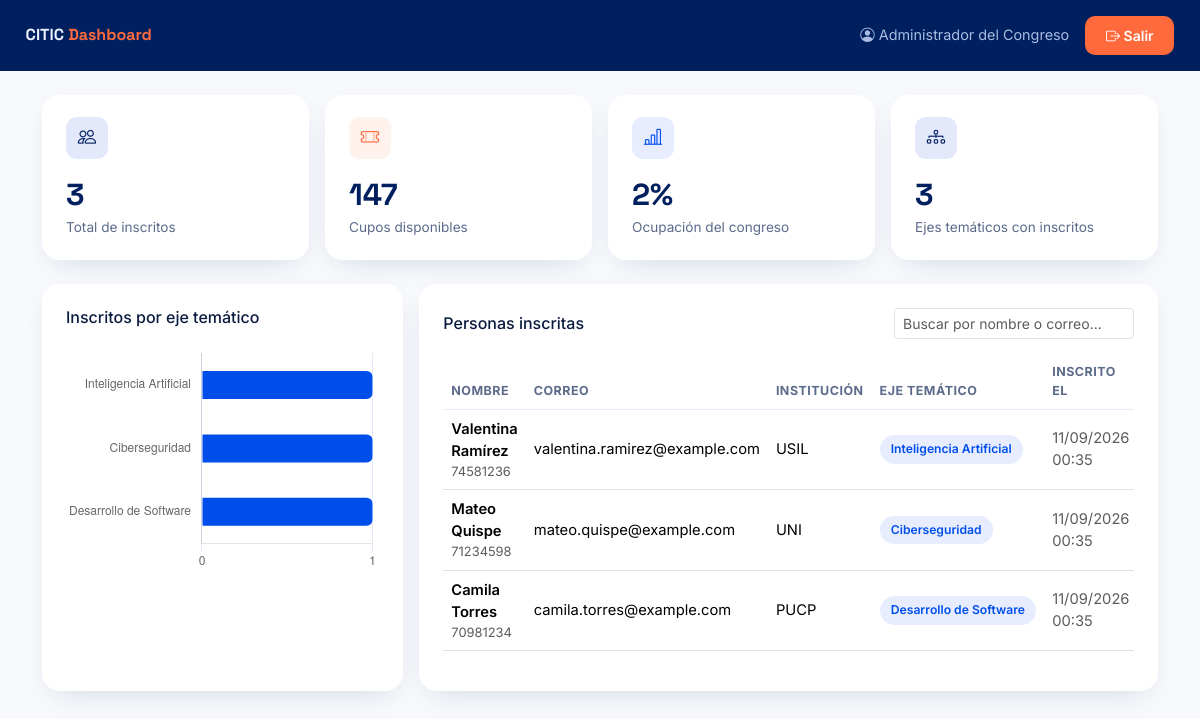
The app's page /admin/dashboard.php (signed in) with its own data.
### tables this page shows
CREATE TABLE IF NOT EXISTS inscritos (
    id              INT AUTO_INCREMENT PRIMARY KEY,
    nombres         VARCHAR(100)        NOT NULL,
    apellidos       VARCHAR(100)        NOT NULL,
    email           VARCHAR(150)        NOT NULL,
    documento       VARCHAR(20)         NOT NULL,
    institucion     VARCHAR(150)        NOT NULL,
    telefono        VARCHAR(20)         NULL,
    eje_tematico    VARCHAR(60)         NOT NULL,
    fecha_inscripcion DATETIME          NOT NULL DEFAULT CURRENT_TIMESTAMP,
    UNIQUE KEY uq_inscritos_email (email)
);

### admin/dashboard.php (the view, shortened to what this page needs)
<?php
require_once __DIR__ . '/../config.php';
$totalInscritos = (int) $conexion->query('SELECT COUNT(*) AS total FROM inscritos')->fetch_assoc()['total'];
$cuposDisponibles = max(0, CUPO_MAXIMO - $totalInscritos);
$porcentajeOcupacion = CUPO_MAXIMO > 0 ? round(($totalInscritos / CUPO_MAXIMO) * 100) : 0;
$porEje = [];
$res = $conexion->query('SELECT eje_tematico, COUNT(*) AS total FROM inscritos GROUP BY eje_tematico ORDER BY total DESC');
while ($fila = $res->fetch_assoc()) {
    $porEje[] = $fila;
}
$inscritos = $conexion->query('SELECT nombres, apellidos, email, documento, institucion, telefono, eje_tematico, fecha_inscripcion
                                FROM inscritos ORDER BY fecha_inscripcion DESC')->fetch_all(MYSQLI_ASSOC);
?>
<!DOCTYPE html>
<html lang="es">
<head>
<link rel="stylesheet" href="https://cdn.jsdelivr.net/npm/bootstrap@5.3.3/dist/css/bootstrap.min.css">
<link rel="stylesheet" href="https://cdn.jsdelivr.net/npm/bootstrap-icons@1.11.3/font/bootstrap-icons.css">
<link rel="stylesheet" href="../assets/css/style.css">
</head>
<body class="admin-shell">
<div class="admin-topbar">
  <div class="brand">CITIC <span class="acento">Dashboard</span></div>
  <div class="d-flex align-items-center gap-3">
    <span class="d-none d-sm-inline" style="color:#a9bde3; font-size:0.9rem;">
      <i class="bi bi-person-circle"></i> <?= htmlspecialchars($_SESSION['admin_nombre']) ?>
    </span>
    <a href="logout.php" class="btn btn-sm btn-naranja"><i class="bi bi-box-arrow-right"></i> Salir</a>
  </div>
</div>
<div class="container py-4">
  <div class="row g-3 mb-4">
    <div class="col-sm-6 col-lg-3">
      <div class="kpi-card">
        <div class="kpi-icon navy"><i class="bi bi-people"></i></div>
        <div class="kpi-value"><?= $totalInscritos ?></div>
        <div class="kpi-label">Total de inscritos</div>
      </div>
    </div>
    <div class="col-sm-6 col-lg-3">
      <div class="kpi-card">
        <div class="kpi-icon orange"><i class="bi bi-ticket-perforated"></i></div>
        <div class="kpi-value"><?= $cuposDisponibles ?></div>
        <div class="kpi-label">Cupos disponibles</div>
      </div>
    </div>
    <div class="col-sm-6 col-lg-3">
      <div class="kpi-card">
        <div class="kpi-icon blue"><i class="bi bi-bar-chart-line"></i></div>
        <div class="kpi-value"><?= $porcentajeOcupacion ?>%</div>
        <div class="kpi-label">Ocupación del congreso</div>
      </div>
    </div>
    <div class="col-sm-6 col-lg-3">
      <div class="kpi-card">
        <div class="kpi-icon navy"><i class="bi bi-diagram-3"></i></div>
        <div class="kpi-value"><?= count($porEje) ?></div>
        <div class="kpi-label">Ejes temáticos con inscritos</div>
      </div>
    </div>
  </div>
  <div class="row g-3 mb-4">
    <div class="col-lg-4">
      <div class="admin-card h-100">
        <h6 class="mb-3">Inscritos por eje temático</h6>
        <?php if (empty($porEje)): ?>
          <p class="text-muted small mb-0">Todavía no hay inscritos.</p>
        <?php else: ?>
          <canvas id="graficoEjes" height="220"></canvas>
        <?php endif; ?>
      </div>
    </div>
    <div class="col-lg-8">
      <div class="admin-card h-100">
        <div class="d-flex justify-content-between align-items-center mb-3 flex-wrap gap-2">
          <h6 class="mb-0">Personas inscritas</h6>
          <input type="search" id="buscador" class="form-control form-control-sm" style="max-width:240px;" placeholder="Buscar por nombre o correo...">
        </div>
        <div class="table-responsive">
          <table class="table table-inscritos align-middle" id="tablaInscritos">
            <thead>
              <tr>
                <th>Nombre</th>
                <th>Correo</th>
                <th>Institución</th>
                <th>Eje temático</th>
                <th>Inscrito el</th>
              </tr>
            </thead>
            <tbody>
              <?php foreach ($inscritos as $p): ?>
                <tr>
                  <td>
                    <div class="fw-semibold"><?= htmlspecialchars($p['nombres'] . ' ' . $p['apellidos']) ?></div>
                    <div class="text-muted small"><?= htmlspecialchars($p['documento']) ?></div>
                  </td>
                  <td><?= htmlspecialchars($p['email']) ?></td>
                  <td><?= htmlspecialchars($p['institucion']) ?></td>
                  <td><span class="badge-eje"><?= htmlspecialchars($p['eje_tematico']) ?></span></td>
                  <td class="text-muted small"><?= date('d/m/Y H:i', strtotime($p['fecha_inscripcion'])) ?></td>
                </tr>
              <?php endforeach; ?>
            </tbody>
          </table>
        </div>
      </div>
    </div>
  </div>
</div>
<script>
  // --- Buscador de la tabla: 100% del lado del cliente, sin recargar la página ---
  document.getElementById('buscador')?.addEventListener('input', function () {
    const texto = this.value.toLowerCase();
    document.querySelectorAll('#tablaInscritos tbody tr').forEach(function (fila) {
      fila.style.display = fila.textContent.toLowerCase().includes(texto) ? '' : 'none';
    });
  });
  // --- Gráfico de inscritos por eje temático ---
  <?php if (!empty($porEje)): ?>
  const ctx = document.getElementById('graficoEjes');
  new Chart(ctx, {
    type: 'bar',
    data: {
      labels: <?= json_encode(array_column($porEje, 'eje_tematico')) ?>,
      datasets: [{
        data: <?= json_encode(array_map('intval', array_column($porEje, 'total'))) ?>,
        backgroundColor: '#004eea',
        borderRadius: 6,
        maxBarThickness: 28,
      }]
    },
    options: {
      indexAxis: 'y',
      plugins: { legend: { display: false } },
      scales: {
        x: { ticks: { stepSize: 1, precision: 0 }, grid: { color: '#e4eaf7' } },
        y: { grid: { display: false } }
      }
    }
  });
  <?php endif; ?>
</script>
</body>
</html>

### assets/css/style.css (style rules this page uses)
:root { --azul: #001f5f; --azul-2: #004eea; --azul-2-claro: #4d8cff; --naranja: #ff6a3d; --naranja-suave: #fff1eb; --bg: #f7f9fc; --card: #ffffff; --text: #0b1b3f; --text-muted: #5c6b8a; --border: #e4eaf7; --radius: 18px; --shadow: 0 10px 30px -12px rgba(0, 31, 95, 0.18); }
* { box-sizing: border-box; }
body { font-family: 'Inter', system-ui, sans-serif; background: var(--bg); color: var(--text); }
a { text-decoration: none; }
.btn-naranja { background: var(--naranja); border: none; color: #fff; font-weight: 600; border-radius: 10px; padding: 0.55rem 1.3rem; transition: transform 0.15s ease, box-shadow 0.15s ease; }
.admin-shell { min-height: 100vh; background: var(--bg); }
.admin-topbar { background: var(--azul); color: #eaf1ff; padding: 1rem 1.6rem; display: flex; align-items: center; justify-content: space-between; }
.admin-topbar .brand { font-family: 'Space Grotesk', sans-serif; font-weight: 700; }
.admin-topbar .brand .acento { color: var(--naranja); }
.kpi-card { background: var(--card); border-radius: var(--radius); padding: 1.4rem 1.5rem; box-shadow: var(--shadow); height: 100%; }
.kpi-card .kpi-icon { width: 42px; height: 42px; border-radius: 11px; display: flex; align-items: center; justify-content: center; margin-bottom: 0.8rem; font-size: 1.15rem; }
.kpi-icon.blue { background: #e7edff; color: var(--azul-2); }
.kpi-icon.orange { background: var(--naranja-suave); color: var(--naranja); }
.kpi-icon.navy { background: #e3e9fb; color: var(--azul); }
.kpi-value { font-family: 'Space Grotesk', sans-serif; font-size: 1.9rem; font-weight: 700; color: var(--azul); }
.kpi-label { color: var(--text-muted); font-size: 0.85rem; }
.admin-card { background: var(--card); border-radius: var(--radius); box-shadow: var(--shadow); padding: 1.5rem; }
.table-inscritos thead th { color: var(--text-muted); font-size: 0.78rem; text-transform: uppercase; letter-spacing: 0.04em; border-bottom: 1px solid var(--border); font-weight: 700; }
.table-inscritos td { vertical-align: middle; font-size: 0.92rem; }
.badge-eje { background: #e7edff; color: var(--azul-2); font-weight: 600; border-radius: 999px; padding: 0.32rem 0.7rem; font-size: 0.76rem; white-space: nowrap; display: inline-block; }

### records on screen
inscritos: nombres+apellidos "Valentina Ramírez", documento "74581236", email "valentina.ramirez@example.com", institucion "USIL", eje_tematico "Inteligencia Artificial", fecha_inscripcion "11/09/2026 00:35"
inscritos: nombres+apellidos "Mateo Quispe", documento "71234598", email "mateo.quispe@example.com", institucion "UNI", eje_tematico "Ciberseguridad", fecha_inscripcion "11/09/2026 00:35"
inscritos: nombres+apellidos "Camila Torres", documento "70981234", email "camila.torres@example.com", institucion "PUCP", eje_tematico "Desarrollo de Software", fecha_inscripcion "11/09/2026 00:35"

### other values on screen
$_SESSION['admin_nombre'] "Administrador del Congreso"
$totalInscritos "3"
$cuposDisponibles "147"
$porcentajeOcupacion "2"
count($porEje) "3"
chart data {{ json_encode(array_column($porEje, 'eje_tematico')) }} ["Inteligencia Artificial","Ciberseguridad","Desarrollo de Software"]
